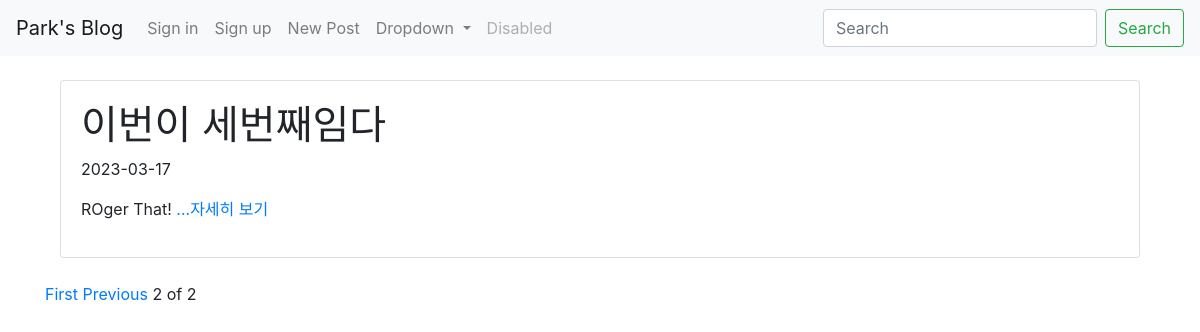
Before: /?page=2 with the older database file.
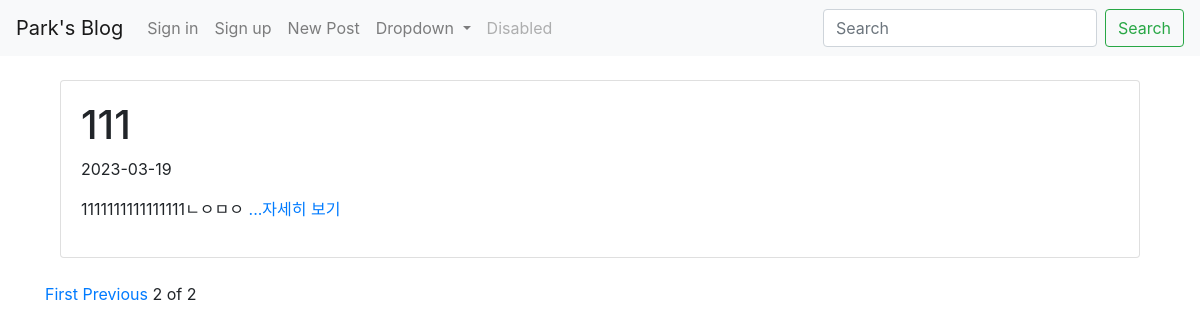
After: the same page with the newer database file.
### blog/models.py (models this page shows, shortened)
class Blog(models.Model):
    title = models.CharField(max_length=200)
    pub_date = models.DateTimeField('date published')
    body = models.TextField()
    images = models.ImageField(blank=True, upload_to="images", null=True)
    def summary(self):
        return self.body[:100]

### blog/views.py (the view)
# urls.py: path('', blog.views.post_list, name='home'),
def post_list(request):
    blogs = Blog.objects
    blog_list = Blog.objects.all().order_by('-id')
    paginator = Paginator(blog_list, 3)
    page = request.GET.get('page')
    posts = paginator.get_page(page)
    return render(request, 'blog/post_list.html', {'blogs': blogs, 'posts': posts})

### blog/templates/blog/post_list.html (shortened to what this page needs)
{% extends 'base.html' %} {% block content %} {% for blog in posts %}
<div class="container">
  <div class="card">
    <div class="card-body">
      <h1>{{ blog.title }}</h1>
      <p>{{ blog.pub_date | date:"Y-m-d" }}</p>
      <p>
        {{ blog.summary }}<a href="{% url 'detail' blog.id %}">
          ...자세히 보기</a
        >
      </p>
    </div>
  </div>
</div>
<br />
{% endfor %} {%if posts.has_previous%}
<a href="?page=1">First</a>
<a href="?page={{posts.previous_page_number}}">Previous</a>
{%endif%}
<span>{{posts.number}}</span>
<span>of</span>
<span>{{posts.paginator.num_pages}}</span>
 {% endblock %}

### mysite/templates/base.html (shortened to what this page needs)
<head>
  <link
    rel="stylesheet"
    href="https://stackpath.bootstrapcdn.com/bootstrap/4.4.1/css/bootstrap.min.css"
  />
</head>
<body>
  <nav class="navbar navbar-expand-lg navbar-light bg-light">
    <a class="navbar-brand" href="{% url 'home' %}">Park's Blog</a>
    <div class="collapse navbar-collapse" id="navbarSupportedContent">
      <ul class="navbar-nav mr-auto">
        {% if user.is_authenticated %}
        <li class="nav-item">
          <a class="nav-link"
            ><span id="user_name">{{ user.username }}</span>님 반갑습니다!</a
          >
        </li>
        <li class="nav-item">
          <a class="nav-link" href="{% url 'create' %}">new post</a>
        </li>
        <li class="nav-item">
          <a class="nav-link" href="{% url 'logout' %}">logout</a>
        </li>
        {% else %}
        <li class="nav-item">
          <a class="nav-link" href="{% url 'login' %}">Sign in</a>
        </li>
        <li class="nav-item">
          <a class="nav-link" href="{% url 'signup' %}">Sign up</a>
        </li>
        {% endif %}
        <li class="nav-item">
          <a class="nav-link" href="{% url 'create'%}">New Post</a>
        </li>
        <li class="nav-item dropdown">
          <a
            class="nav-link dropdown-toggle"
            href="#"
            id="navbarDropdown"
            role="button"
            data-toggle="dropdown"
            aria-haspopup="true"
            aria-expanded="false"
          >
            Dropdown
          </a>
        </li>
        <li class="nav-item">
          <a
            class="nav-link disabled"
            href="#"
            tabindex="-1"
            aria-disabled="true"
            >Disabled</a
          >
        </li>
      </ul>
      <form
        class="form-inline my-2 my-lg-0"
        action="{% url 'search' %}"
        method="Post"
      >
        <input
          class="form-control mr-sm-2"
          type="search"
          placeholder="Search"
          aria-label="Search"
          name="q"
          value="{{q}}"
        />
        <button class="btn btn-outline-success my-2 my-sm-0" type="submit">
          Search
        </button>
      </form>
    </div>
  </nav>
  <br />
  <div class="container">{% block content%} {% endblock %}</div>
</body>

Changed rows visible on the page:
removed Blog: title "이번이 세번째임다", pub_date "2023-03-17", summary "ROger That!"
added Blog: title "111", pub_date "2023-03-19", summary "1111111111111111ㄴㅇㅁㅇ"
